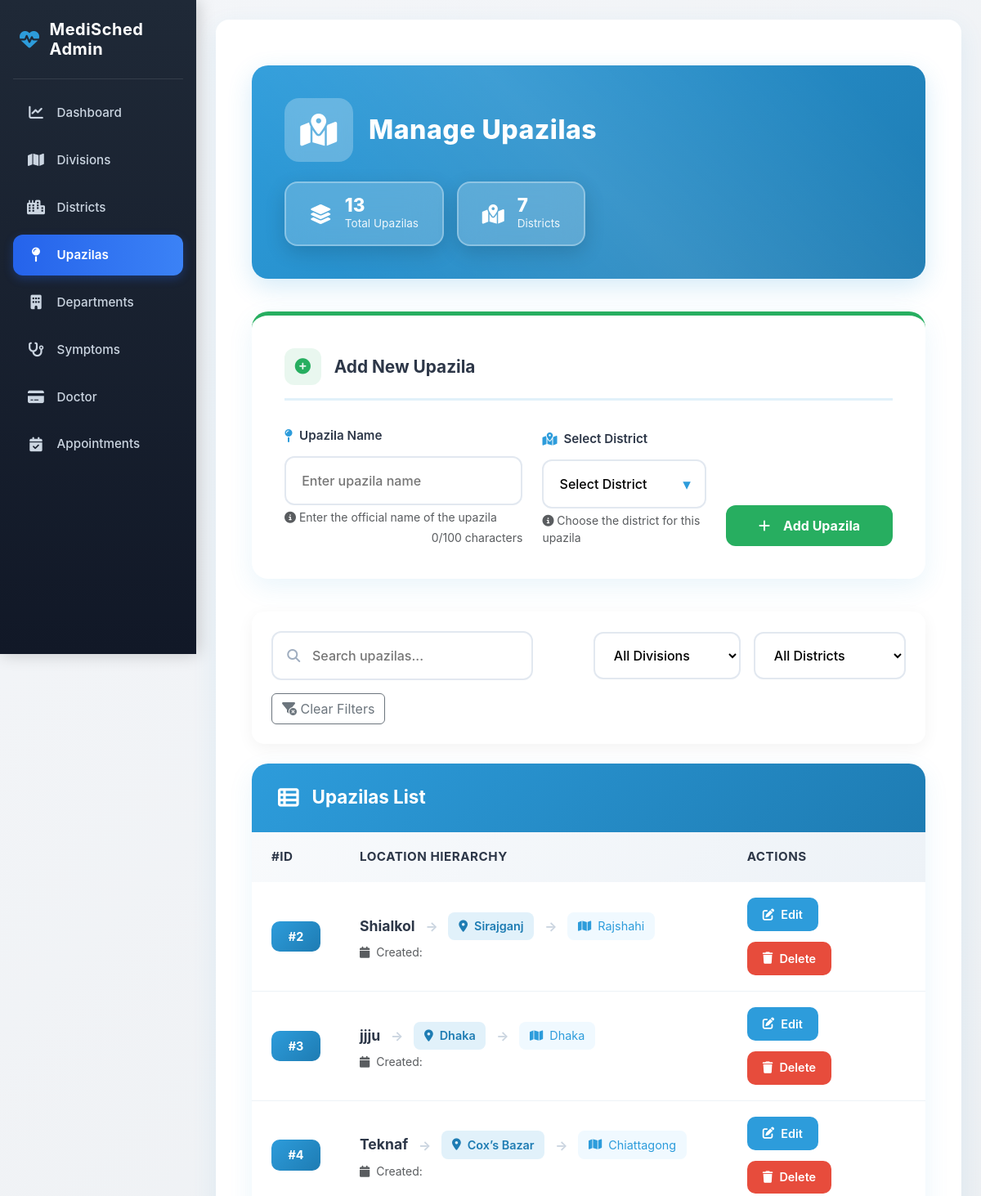
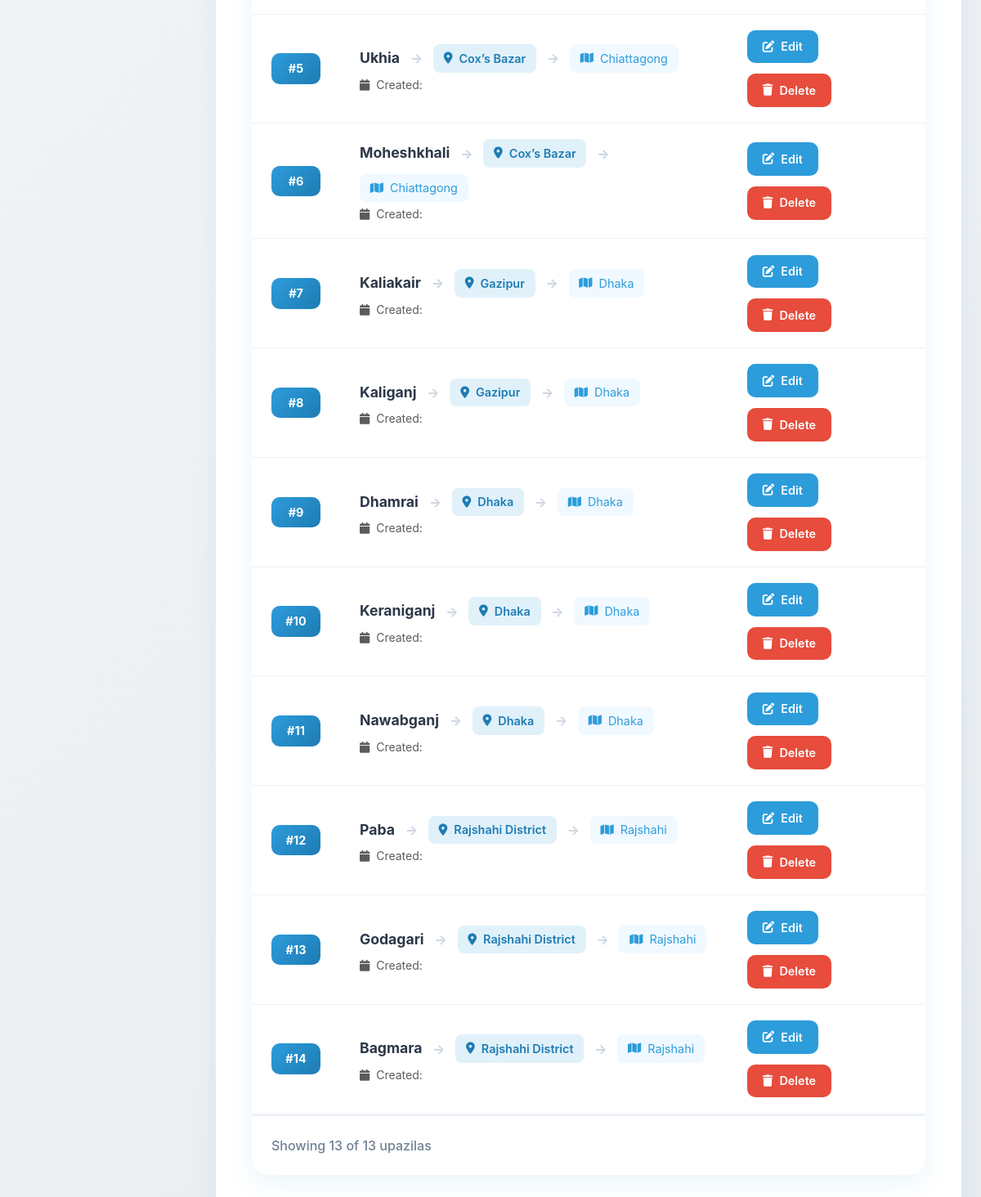
/adminapp/upazilas/, run on the app's committed database (2 pictures, top to bottom).
### adminapp/models.py (models this page shows, shortened)
class Upazila(models.Model):
    upazila_name = models.CharField(max_length=100)
    district = models.ForeignKey(District, on_delete=models.CASCADE, related_name='upazilas')
    class Meta:
        unique_together = ('upazila_name', 'district')

class District(models.Model):
    district_name = models.CharField(max_length=100)
    division = models.ForeignKey(Division, on_delete=models.CASCADE, related_name='districts')
    class Meta:
        unique_together = ('district_name', 'division')

class Division(models.Model):
    division_name = models.CharField(max_length=100, unique=True)

### adminapp/views.py (the view)
# urls.py: path('upazilas/', views.upazila_list, name='upazila_list'),
def upazila_list(request):
    upazilas = Upazila.objects.select_related('district').all()
    districts = District.objects.all()
    return render(request, 'adminapp/upazila_list.html', {'upazilas': upazilas, 'districts': districts})

### adminapp/templates/adminapp/upazila_list.html (shortened to what this page needs)
{% extends 'adminapp/base_admin.html' %}
{% load static %}
{% block content %}
<div class="container-fluid py-4">
    <div class="page-header">
        <div class="header-content">
            <h1 class="header-title">
                <i class="fa-solid fa-map-location-dot"></i>
                Manage Upazilas
            </h1>
            <div class="stats-container">
                <div class="stat-card">
                    <i class="fa-solid fa-layer-group stat-icon"></i>
                    <div class="stat-info">
                        <div class="stat-value">{{ upazilas|length }}</div>
                        <div class="stat-label">Total Upazilas</div>
                    </div>
                </div>
                <div class="stat-card">
                    <i class="fa-solid fa-map-marked-alt stat-icon"></i>
                    <div class="stat-info">
                        <div class="stat-value">{{ districts|length }}</div>
                        <div class="stat-label">Districts</div>
                    </div>
                </div>
            </div>
        </div>
    </div>
    <div class="add-upazila-card">
        <div class="form-section-title">
            <i class="fa-solid fa-plus-circle"></i>
            Add New Upazila
        </div>
        <form method="POST" action="{% url 'add_upazila' %}" id="addUpazilaForm">
            <div class="form-row">
                <div class="form-group">
                    <label class="form-label">
                        <i class="fa-solid fa-map-pin"></i>
                        Upazila Name
                    </label>
                    <input type="text"
                           name="upazila_name"
                           class="form-control-custom"
                           placeholder="Enter upazila name"
                           required
                           maxlength="100"
                           id="upazilaName">
                    <div class="form-text">
                        <i class="fa-solid fa-circle-info"></i>
                        Enter the official name of the upazila
                    </div>
                </div>
                <div class="form-group">
                    <label class="form-label">
                        <i class="fa-solid fa-map-marked-alt"></i>
                        Select District
                    </label>
                    <div class="select-wrapper">
                        <select name="district_id"
                                class="form-select-custom"
                                required
                                id="districtSelect">
                            <option value="">Select District</option>
                        </select>
                    </div>
                    <div class="form-text">
                        <i class="fa-solid fa-circle-info"></i>
                        Choose the district for this upazila
                    </div>
                </div>
                <div class="form-group">
                    <button type="submit" class="btn btn-add w-100" id="addBtn">
                        <i class="fa-solid fa-plus"></i>
                        Add Upazila
                    </button>
                </div>
            </div>
        </form>
    </div>
    <div class="filter-bar">
        <div class="search-box">
            <i class="fa-solid fa-search"></i>
            <input type="text"
                   id="searchUpazilas"
                   class="form-control-custom search-input"
                   placeholder="Search upazilas...">
        </div>
        <div class="filter-group">
            <select id="divisionFilter" class="form-control-custom filter-select">
                <option value="">All Divisions</option>
            </select>
        </div>
        <div class="filter-group">
            <select id="districtFilter" class="form-control-custom filter-select">
                <option value="">All Districts</option>
            </select>
        </div>
        <button id="clearFilters" class="btn btn-outline-secondary">
            <i class="fa-solid fa-filter-circle-xmark"></i>
            Clear Filters
        </button>
    </div>
    <div class="upazilas-table-card">
        <div class="table-header">
            <h3 class="table-title">
                <i class="fa-solid fa-table-list"></i>
                Upazilas List
            </h3>
        </div>
        <div class="table-responsive">
            <table class="custom-table" id="upazilasTable">
                <thead>
                    <tr>
                        <th>#ID</th>
                        <th>Location Hierarchy</th>
                        <th>Actions</th>
                    </tr>
                </thead>
                <tbody>
                    {% for up in upazilas %}
                    <tr class="upazila-row"
                        data-name="{{ up.upazila_name|lower }}"
                        data-district="{{ up.district.district_name }}"
                        data-division="{{ up.district.division.division_name }}">
                        <td>
                            <div class="id-badge">#{{ up.id }}</div>
                        </td>
                        <td>
                            <div class="location-hierarchy">
                                <div class="upazila-name">{{ up.upazila_name }}</div>
                                <span class="location-separator">→</span>
                                <div class="location-item district">
                                    <i class="fa-solid fa-map-marker-alt"></i>
                                    {{ up.district.district_name }}
                                </div>
                                <span class="location-separator">→</span>
                                <div class="location-item division">
                                    <i class="fa-solid fa-map"></i>
                                    {{ up.district.division.division_name }}
                                </div>
                            </div>
                            <div class="text-muted small mt-1">
                                <i class="fa-solid fa-calendar me-1"></i>
                                Created: {{ up.created_at|date:"M d, Y" }}
                            </div>
                        </td>
                        <td>
                            <div class="action-buttons">
                                <a href="{% url 'edit_upazila' up.id %}" class="btn-edit">
                                    <i class="fa-solid fa-pen-to-square"></i>
                                    Edit
                                </a>
                                <a href="{% url 'delete_upazila' up.id %}"
                                   class="btn-delete delete-btn"
                                   data-id="{{ up.id }}"
                                   data-name="{{ up.upazila_name }}">
                                    <i class="fa-solid fa-trash"></i>
                                    Delete
                                </a>
                            </div>
                        </td>
                    </tr>
                    {% endfor %}
                </tbody>
            </table>
        </div>
        {% if upazilas %}
        <div class="pagination-container">
            <div class="d-flex justify-content-between align-items-center">
                <div class="page-info">
                    Showing {{ upazilas|length }} of {{ upazilas|length }} upazilas
                </div>
            </div>
        </div>
        {% endif %}
    </div>
</div>
{% endblock %}

### adminapp/templates/adminapp/base_admin.html (style rules this page uses)
:root { --primary-color: #2D9CDB; --secondary-color: #1f2937; --accent-color: #2563eb; --light-color: #f8f9fa; --dark-color: #1e293b; --success-color: #10b981; --warning-color: #f59e0b; --danger-color: #ef4444; --card-shadow: 0 4px 6px -1px rgba(0, 0, 0, 0.1), 0 2px 4px -1px rgba(0, 0, 0, 0.06); }
body { background: linear-gradient(135deg, #f4f6f9 0%, #e9ecef 100%); font-family: 'Inter', 'Segoe UI', system-ui, -apple-system, sans-serif; min-height: 100vh; overflow-x: hidden; }

### data on the page
Upazila: id "2", upazila_name "Shialkol", district.district_name "Sirajganj", district.division.division_name "Rajshahi"
Upazila: id "3", upazila_name "jjju", district.district_name "Dhaka", district.division.division_name "Dhaka"
Upazila: id "4", upazila_name "Teknaf", district.district_name "Cox’s Bazar", district.division.division_name "Chiattagong"
Upazila: id "5", upazila_name "Ukhia", district.district_name "Cox’s Bazar", district.division.division_name "Chiattagong"
Upazila: id "6", upazila_name "Moheshkhali", district.district_name "Cox’s Bazar", district.division.division_name "Chiattagong"
Upazila: id "7", upazila_name "Kaliakair", district.district_name "Gazipur", district.division.division_name "Dhaka"
Upazila: id "8", upazila_name "Kaliganj", district.district_name "Gazipur", district.division.division_name "Dhaka"
Upazila: id "9", upazila_name "Dhamrai", district.district_name "Dhaka", district.division.division_name "Dhaka"
Upazila: id "10", upazila_name "Keraniganj", district.district_name "Dhaka", district.division.division_name "Dhaka"
Upazila: id "11", upazila_name "Nawabganj", district.district_name "Dhaka", district.division.division_name "Dhaka"
Upazila: id "12", upazila_name "Paba", district.district_name "Rajshahi District", district.division.division_name "Rajshahi"
Upazila: id "13", upazila_name "Godagari", district.district_name "Rajshahi District", district.division.division_name "Rajshahi"
Upazila: id "14", upazila_name "Bagmara", district.district_name "Rajshahi District", district.division.division_name "Rajshahi"

### other printed values
{{ upazilas|length }} "13"
{{ districts|length }} "7"
